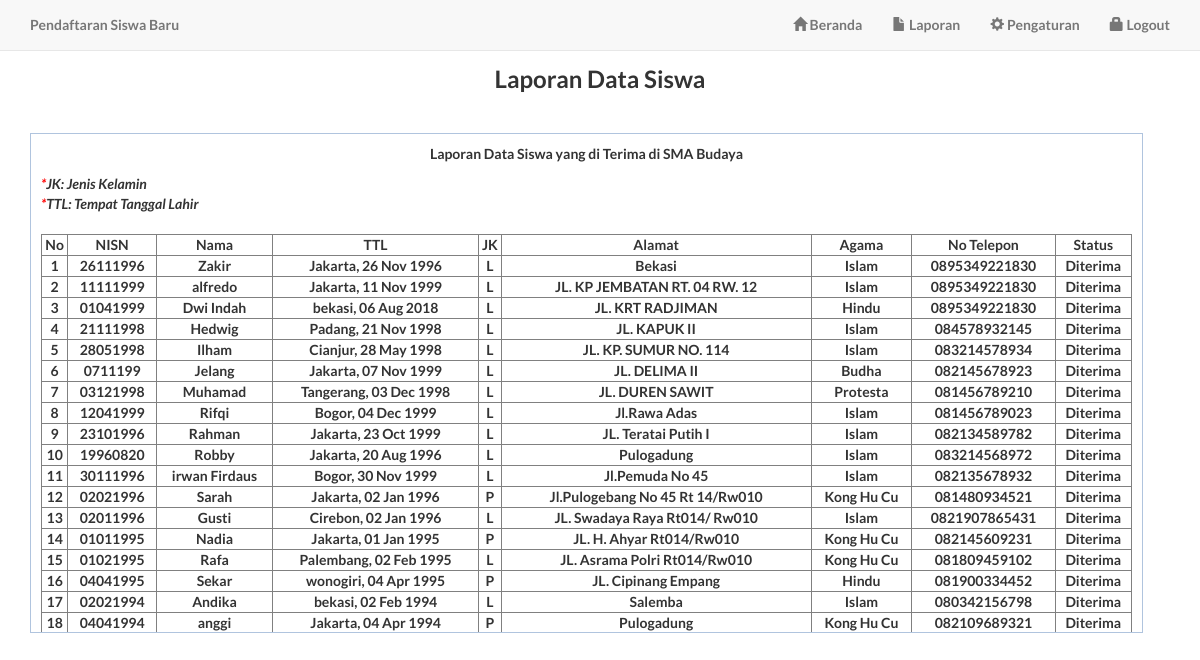
/kepsek/laporanditerima.php (signed in), run on the app's committed database.
### tables this page shows
CREATE TABLE `pembayaran` (
  `idpembayaran` int(11) NOT NULL,
  `no_psb` varchar(10) DEFAULT NULL,
  `atas_nama` varchar(30) DEFAULT NULL,
  `tgl_bayar` date DEFAULT NULL,
  `nominal` varchar(20) DEFAULT NULL,
  `bukti_pembayaran` varchar(200) DEFAULT NULL,
  `status` int(1) DEFAULT NULL,
  `idadmin` int(11) DEFAULT NULL
);

CREATE TABLE `pendaftaran` (
  `no_psb` varchar(10) NOT NULL,
  `nisn` varchar(10) DEFAULT NULL,
  `password` varchar(32) DEFAULT NULL,
  `nama` varchar(30) DEFAULT NULL,
  `tempat_lahir` varchar(30) DEFAULT NULL,
  `tgl_lahir` date DEFAULT NULL,
  `jkel` varchar(10) DEFAULT NULL,
  `gol_drh` varchar(10) DEFAULT NULL,
  `alamat` varchar(100) DEFAULT NULL,
  `agama` varchar(30) DEFAULT NULL,
  `warga_negara` varchar(3) DEFAULT NULL,
  `wali` varchar(30) DEFAULT NULL,
  `alamat_wali` varchar(100) DEFAULT NULL,
  `telepon` varchar(15) DEFAULT NULL,
  `pekerjaan_wali` varchar(30) DEFAULT NULL,
  `pendidikan_wali` varchar(20) DEFAULT NULL,
  `no_ijazah` varchar(15) DEFAULT NULL,
  `foto` varchar(200) DEFAULT NULL,
  `tgl_daftar` date DEFAULT NULL
);

### kepsek/laporanditerima.php (the view, shortened to what this page needs)
<?php include "header.php"; ?>
       <div class="container">
<center><h3>&nbsp;</h3>
  <h3><b> Laporan  Data Siswa</b></h3>
</center>
<p>&nbsp;</p>
    <div style="border:1px solid #B0C4DE; padding:10px; overflow:auto; width:1113px; height:500px;">
<?php  include '../koneksi.php';
$query=mysql_query("SELECT * FROM pendaftaran INNER JOIN pembayaran ON pembayaran.no_psb=pendaftaran.no_psb WHERE pembayaran.status=1");
$no=1;
    ?>
    <p align="center">Laporan Data Siswa yang di Terima di SMA Budaya</p>
    <i><b><font color="red">*</font>JK</b>: Jenis Kelamin</i>
    <br/><i><b><font color="red">*</font>TTL</b>: Tempat Tanggal Lahir</i><br><br/>
    <table width="100%" border="1" cellpadding="0" cellspacing="0">
      <tr align="center">
      	<td>No</td>
        <td>NISN</td>
        <td>Nama</td>
        <td>TTL</td>
        <td>JK</td>
        <td>Alamat</td>
        <td>Agama</td>
        <td>No Telepon</td>
        <td>Status</td>
      </tr>
      <?php
      while($row=mysql_fetch_array($query)){
      ?>
      <tr align="center">
        <td><?php echo $no; ?></td>
        <td><?php echo $row['nisn']; ?></td>
        <td><?php echo $row['nama']; ?></td>
        <td><?php echo $row['tempat_lahir'];?>, <?php echo date('d M Y', strtotime($row['tgl_lahir']));?></td>
        <td><?php echo $row['jkel'];?></td>
        <td><?php echo $row['alamat'];?></td>
        <td><?php echo $row['agama'];?></td>
        <td><?php echo $row['telepon'];?></td>
        <?php
    	if ($row['status'] == 1) {echo "<td>Diterima</td>";}
     	elseif ($row['status']==2){echo "<td>Di Tolak</td>";}
     	else {
     		echo "<td>Dalam Proses</td>";
     	}
     	?>
      </tr>
      <?php
      $no++;
      }
      ?>
    </table>
<?php include "footer.php"; ?>

### assets/css/landing-page.css (style rules this page uses)
body, html { width: 100%; height: 100%; }
body, h1, h2, h3, h4, h5, h6 { font-family: "Lato","Helvetica Neue",Helvetica,Arial,sans-serif; font-weight: 700; }

### data on the page
pembayaran: no_psb.nisn "26111996", no_psb.nama "Zakir", no_psb.tempat_lahir "Jakarta", no_psb.tgl_lahir "26 Nov 1996", no_psb.jkel "L", no_psb.alamat "Bekasi", no_psb.agama "Islam", no_psb.telepon "0895349221830", status "Diterima"
pembayaran: no_psb.nisn "11111999", no_psb.nama "alfredo", no_psb.tempat_lahir "Jakarta", no_psb.tgl_lahir "11 Nov 1999", no_psb.jkel "L", no_psb.alamat "JL. KP JEMBATAN RT. 04 RW. 12", no_psb.agama "Islam", no_psb.telepon "0895349221830", status "Diterima"
pembayaran: no_psb.nisn "01041999", no_psb.nama "Dwi Indah", no_psb.tempat_lahir "bekasi", no_psb.tgl_lahir "06 Aug 2018", no_psb.jkel "L", no_psb.alamat "JL. KRT RADJIMAN", no_psb.agama "Hindu", no_psb.telepon "0895349221830", status "Diterima"
pembayaran: no_psb.nisn "21111998", no_psb.nama "Hedwig", no_psb.tempat_lahir "Padang", no_psb.tgl_lahir "21 Nov 1998", no_psb.jkel "L", no_psb.alamat "JL. KAPUK II", no_psb.agama "Islam", no_psb.telepon "084578932145", status "Diterima"
pembayaran: no_psb.nisn "28051998", no_psb.nama "Ilham", no_psb.tempat_lahir "Cianjur", no_psb.tgl_lahir "28 May 1998", no_psb.jkel "L", no_psb.alamat "JL. KP. SUMUR NO. 114", no_psb.agama "Islam", no_psb.telepon "083214578934", status "Diterima"
pembayaran: no_psb.nisn "0711199", no_psb.nama "Jelang", no_psb.tempat_lahir "Jakarta", no_psb.tgl_lahir "07 Nov 1999", no_psb.jkel "L", no_psb.alamat "JL. DELIMA II", no_psb.agama "Budha", no_psb.telepon "082145678923", status "Diterima"
pembayaran: no_psb.nisn "03121998", no_psb.nama "Muhamad", no_psb.tempat_lahir "Tangerang", no_psb.tgl_lahir "03 Dec 1998", no_psb.jkel "L", no_psb.alamat "JL. DUREN SAWIT", no_psb.agama "Protesta", no_psb.telepon "081456789210", status "Diterima"
pembayaran: no_psb.nisn "12041999", no_psb.nama "Rifqi", no_psb.tempat_lahir "Bogor", no_psb.tgl_lahir "04 Dec 1999", no_psb.jkel "L", no_psb.alamat "Jl.Rawa Adas", no_psb.agama "Islam", no_psb.telepon "081456789023", status "Diterima"
pembayaran: no_psb.nisn "23101996", no_psb.nama "Rahman", no_psb.tempat_lahir "Jakarta", no_psb.tgl_lahir "23 Oct 1999", no_psb.jkel "L", no_psb.alamat "JL. Teratai Putih I", no_psb.agama "Islam", no_psb.telepon "082134589782", status "Diterima"
pembayaran: no_psb.nisn "19960820", no_psb.nama "Robby", no_psb.tempat_lahir "Jakarta", no_psb.tgl_lahir "20 Aug 1996", no_psb.jkel "L", no_psb.alamat "Pulogadung", no_psb.agama "Islam", no_psb.telepon "083214568972", status "Diterima"
pembayaran: no_psb.nisn "30111996", no_psb.nama "irwan Firdaus", no_psb.tempat_lahir "Bogor", no_psb.tgl_lahir "30 Nov 1999", no_psb.jkel "L", no_psb.alamat "Jl.Pemuda No 45", no_psb.agama "Islam", no_psb.telepon "082135678932", status "Diterima"
pembayaran: no_psb.nisn "02021996", no_psb.nama "Sarah", no_psb.tempat_lahir "Jakarta", no_psb.tgl_lahir "02 Jan 1996", no_psb.jkel "P", no_psb.alamat "Jl.Pulogebang No 45 Rt 14/Rw010", no_psb.agama "Kong Hu Cu", no_psb.telepon "081480934521", status "Diterima"
pembayaran: no_psb.nisn "02011996", no_psb.nama "Gusti", no_psb.tempat_lahir "Cirebon", no_psb.tgl_lahir "02 Jan 1996", no_psb.jkel "L", no_psb.alamat "JL. Swadaya Raya Rt014/ Rw010", no_psb.agama "Islam", no_psb.telepon "0821907865431", status "Diterima"
pembayaran: no_psb.nisn "01011995", no_psb.nama "Nadia", no_psb.tempat_lahir "Jakarta", no_psb.tgl_lahir "01 Jan 1995", no_psb.jkel "P", no_psb.alamat "JL. H. Ahyar Rt014/Rw010", no_psb.agama "Kong Hu Cu", no_psb.telepon "082145609231", status "Diterima"
pembayaran: no_psb.nisn "01021995", no_psb.nama "Rafa", no_psb.tempat_lahir "Palembang", no_psb.tgl_lahir "02 Feb 1995", no_psb.jkel "L", no_psb.alamat "JL. Asrama Polri Rt014/Rw010", no_psb.agama "Kong Hu Cu", no_psb.telepon "081809459102", status "Diterima"
pembayaran: no_psb.nisn "04041995", no_psb.nama "Sekar", no_psb.tempat_lahir "wonogiri", no_psb.tgl_lahir "04 Apr 1995", no_psb.jkel "P", no_psb.alamat "JL. Cipinang Empang", no_psb.agama "Hindu", no_psb.telepon "081900334452", status "Diterima"
pembayaran: no_psb.nisn "02021994", no_psb.nama "Andika", no_psb.tempat_lahir "bekasi", no_psb.tgl_lahir "02 Feb 1994", no_psb.jkel "L", no_psb.alamat "Salemba", no_psb.agama "Islam", no_psb.telepon "080342156798", status "Diterima"
pembayaran: no_psb.nisn "04041994", no_psb.nama "anggi", no_psb.tempat_lahir "Jakarta", no_psb.tgl_lahir "04 Apr 1994", no_psb.jkel "P", no_psb.alamat "Pulogadung", no_psb.agama "Kong Hu Cu", no_psb.telepon "082109689321", status "Diterima"
